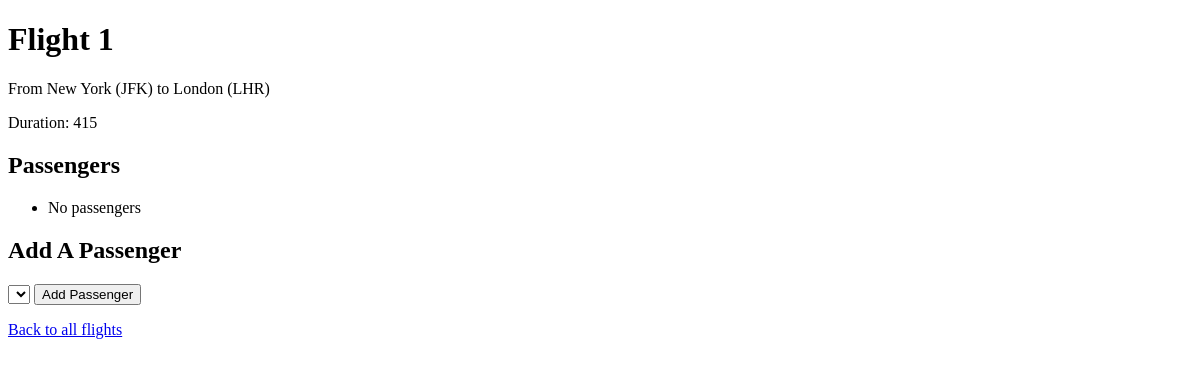
The page /flights/1/ on the database as committed earlier.
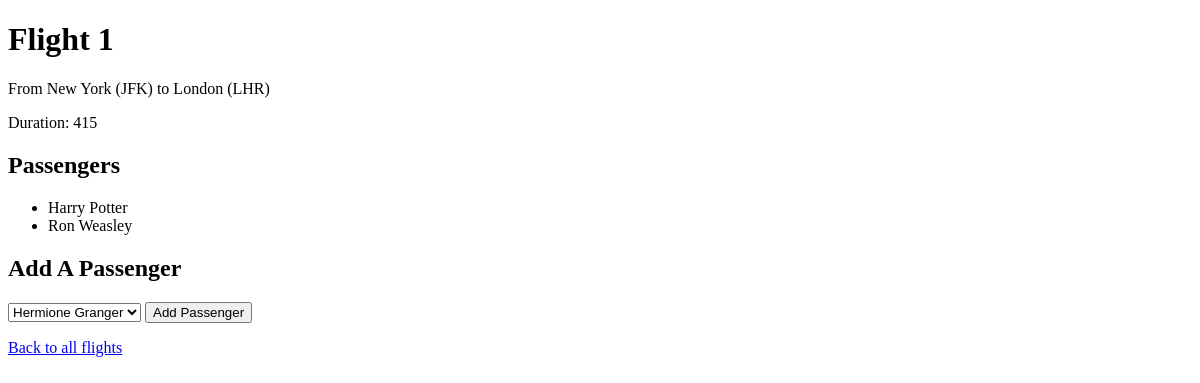
The same page on the database as committed later.
### flights/models.py (models this page shows)
class Passenger(models.Model):
    first = models.CharField(max_length=64)
    last = models.CharField(max_length=64)
    flights = models.ManyToManyField(Flight, blank=True, related_name="passengers")
    def __str__(self):
        return f"{self.first} {self.last}"

### flights/views.py (the view)
# urls.py: path("<int:flight_id>/", views.flight, name="flight"),
def flight(request, flight_id):
    flight = Flight.objects.get(pk=flight_id)
    return render(request, "flights/flight.html", {
        "flight": flight,
        "passengers": flight.passengers.all(),
        "non_passengers": Passenger.objects.exclude(flights=flight).all(),
    })

### flights/models.py (called while the page is built)
    def __str__(self):
        return f"{self.city} ({self.code})"

### flights/templates/flights/flight.html (shortened to what this page needs)
{% extends "flights/layout.html" %}
{% block body %}
    <h1>Flight {{ flight.id }}</h1>
    <p>From {{ flight.origin }} to {{ flight.destination }}</p>
    <p>Duration: {{ flight.duration }}</p>
    <h2>Passengers</h2>
    <ul>
        {% for passenger in passengers %}
        <li>{{ passenger }}</li>
        {% empty %}
        <li>No passengers</li>
        {% endfor %}
    </ul>
    <h2>Add A Passenger</h2>
    <form action="{% url 'flights:book' flight.id %}" method="post">
        <select name="passenger">
            {% for passenger in non_passengers %}
            <option value="{{ passenger.id }}">{{ passenger }}</option>
            {% endfor %}
        </select>
        <button type="submit">Add Passenger</button>
    </form>
    <p>
        <a href="{% url 'flights:index' %}">Back to all flights</a>
    </p>
{% endblock %}

Rows that differ between the two databases and show on the page:
added Passenger: first+last "Harry Potter"
added Passenger: first+last "Ron Weasley"
Other text that changed with them:
form field passenger: (not shown) → "Hermione Granger"
text no longer shown: "No passengers"
